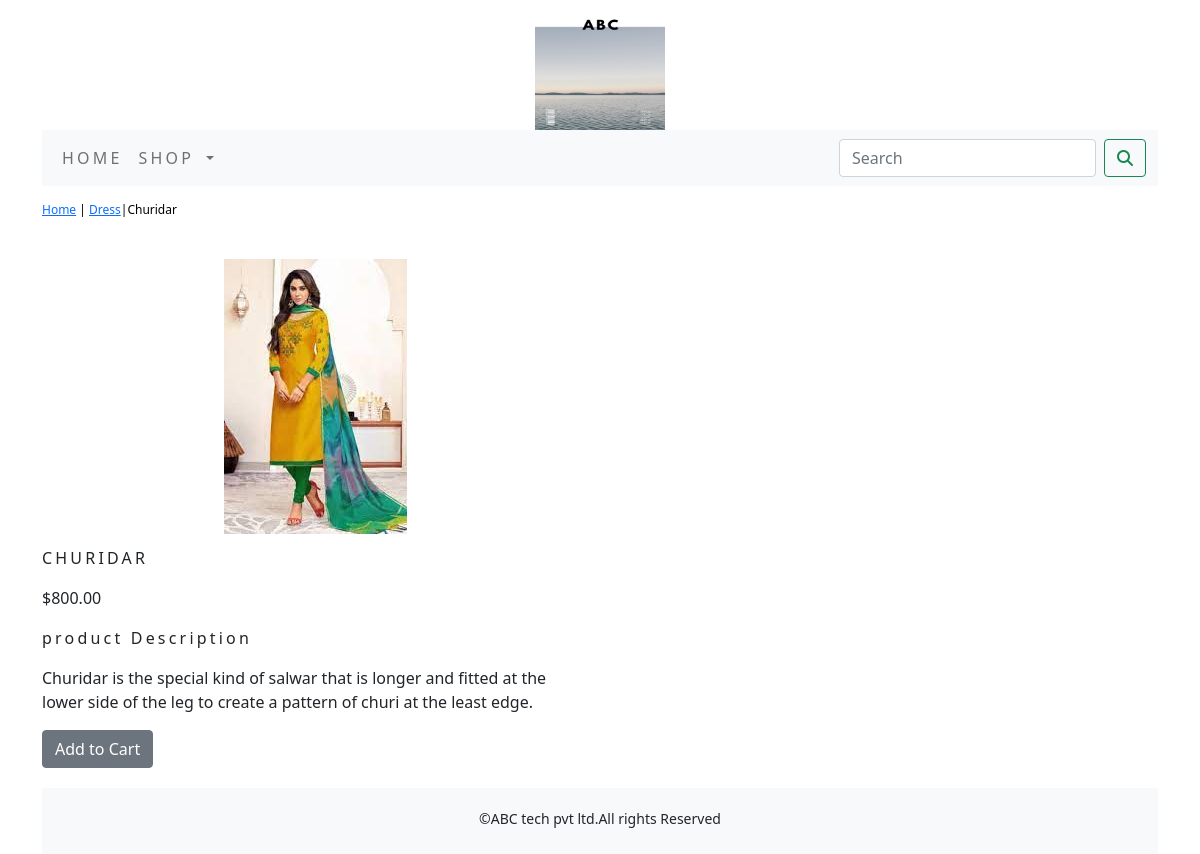
The page /shop/Dress/cotton-churidar/ on the database its author committed.
### shop/models.py (models this page shows, shortened)
class Product(models.Model):
    name=models.CharField(max_length=250,unique=True)
    slug = models.SlugField(max_length=250, unique=True)
    description = models.TextField(blank=True)
    price=models.DecimalField(max_digits=10,decimal_places=2)
    category=models.ForeignKey(Category,on_delete=models.CASCADE)
    image=models.ImageField(upload_to='product',blank=True)
    stock=models.IntegerField()
    available=models.BooleanField(default=True)
    created=models.DateTimeField(auto_now_add=True)
    updated=models.DateTimeField(auto_now=True)
    class Meta:
        ordering = ('name',)
        verbose_name = 'product'
        verbose_name_plural = 'products'

class Category(models.Model):
    name=models.CharField(max_length=250,unique=True)
    slug=models.SlugField(max_length=250,unique=True)
    description=models.TextField(blank=True)
    image=models.ImageField(upload_to='category',blank=True)
    class Meta:
        ordering = ('name',)
        verbose_name='category'
        verbose_name_plural='categories'
    def get_url(self):
        return reverse('shop:product_by_category',args=[self.slug])
    def __str__(self):
        return '{}'.format(self.name)

### shop/views.py (the view)
# urls.py: path('<slug:c_slug>/<slug:product_slug>/',views.proDetail,name='prodCatdetail'),
def proDetail(request,c_slug,product_slug):
    try:
        product=Product.objects.get(category__slug=c_slug, slug=product_slug)
    except Exception as e:
        raise e
    return render(request,'product.html',{'product':product})

### cart/context_processors.py (called while the page is built)
def counter(request):
    item_count=0
    if 'admin' in request.path:
        return {}
    else:
        try:
            cart=Cart.objects.filter(cart_id=_cart_id(request))
            cart_items=CartItem.objects.all().filter(cart=cart[:1])
            for cart_item in cart_items:
                item_count += cart_item.quantity
        except Cart.DoesNotExist:
            item_count =0
    return dict(item_count=item_count)

### cart/views.py (called while the page is built)
def _cart_id(request):
    cart=request.session.session_key
    if not cart:
        cart=request.session.create()
    return cart

### shop/context_processors.py (called while the page is built)
def menu_links(request):
    links=Category.objects.all()
    return dict(links=links)

### templates/product.html (shortened to what this page needs)
{% extends 'base.html' %}
{% load static %}
{% block content %}
<div class="row my_prod_row_class">
    <div class="mx_auto">
        <p> <a href="{% url 'shop:allProdCat' %}">Home</a> | <a href="{{product.category.get_url}}">{{product.category}}</a>|{{product.name}}</p>
    </div>
<div class="container">
<br>
<div class="row">
    <div class="col-12 col-sm-12-col-md-12 col-lg-6 text-center">
        <div style="min-width:18rem">
            <img src= "{{product.image.url}}" alt="{{product.name}}">
        </div>
    </div>
<div>
    <div class="col-12 col-sm-12 col-md-12 col-lg-6">
        <div>
        <h1 class="my_prod_title">{{product.name}}</h1>
        <p>${{product.price}}</p>
        <p class="my_title" >product Description </p>
        <p class="text-justify my_prod_text"> {{product.description}}</p>
        {% if product.stock <= 0 %}
        <p class="text-justify my_prod_text"><b>Out of stock</b></p>
        {% else %}
        <a class="btn btn-secondary" href ="{% url 'cart:add_cart' product.id %}">Add to Cart</a>
        {% endif %}
    </div>
</div>
</div>
</div>
</div>
{% endblock %}

### static/css/custom.css (style rules this page uses)
body { font-family: 'Roboto', sans-serif; }
.my_title { font-size:16px; text_transform:uppercase; letter-spacing:.2em; }
.my_prod_row_class { padding-top:15px; padding-bottom:20px; }
.my_prod_row_class .mx_auto { color:#000; font-size:12px; text-decoration:none; }
.my_prod_title { font-size:16px; text-transform:uppercase; letter-spacing:.2em; padding-top:15px; padding-bottom:10px; }
.my_prod_text { padding-right:20px; }

### rows shown on the page
Product: category "Dress", name "Churidar", image (picture), name "CHURIDAR", price "800.00", description "Churidar is the special kind of salwar that is longer and fitted at the lower side of the leg to create a pattern of churi at the least edge."
